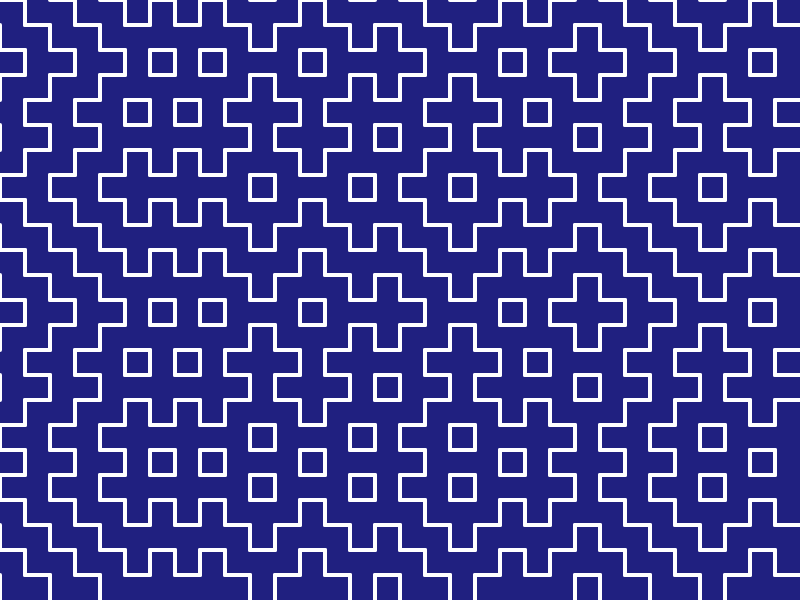
Frame 1 (no input)
Frame 2 (the mouse pressed at the canvas centre, redrawn once): identical to frame 1, image omitted

The p5.js sketch that drew this single still picture (run headless with seeded random() and noise() and a simulated clock; the mouse was pressed at the canvas centre and the sketch redrawn once):

// p5.js sketch
// ── sketch.js
const PIXEL_SCALE = 25
const SEED = { sizeX: 0, sizeY: 0, dataX: [], dataY: [], weightX: 0.5, weightY: 0.5}

function setup() {
  createCanvas(800, 600);
  colorMode(HSB)
  strokeWeight(4)
  stroke(0, 0, 100)

  init()

  noLoop()
}

function init() {
  SEED.sizeX = width / PIXEL_SCALE
  SEED.sizeY = height / PIXEL_SCALE
  SEED.dataX = generateSeed(SEED.sizeX, SEED.weightX)
  SEED.dataY = generateSeed(SEED.sizeY, SEED.weightY)
}

function generateSeed(length, weight) {
  let seed = []
  for (let i = 0; i < length; i++) {
    let rng = random()
    if (rng < weight) seed.push("0")
    else seed.push("1")
  }
  return seed;
}

function stitch() {
  for(let x = 0; x < SEED.sizeX; x++) {
    if(SEED.dataX[x] === "0") {
      for(let y = 0; y < SEED.sizeY; y+=2){
        line(x * PIXEL_SCALE, y * PIXEL_SCALE, x * PIXEL_SCALE, (y + 1) * PIXEL_SCALE)
      }
    }
    else if(SEED.dataX[x] === "1") {
      for(let y = 0; y < SEED.sizeY; y+=2){
        line(x * PIXEL_SCALE, (y + 1) * PIXEL_SCALE, x * PIXEL_SCALE, (y + 2) * PIXEL_SCALE)
      }
    }
  }

  for(let y = 0; y < SEED.sizeY; y++) {
    if(SEED.dataY[y] === "0") {
      for(let x = 0; x < SEED.sizeX; x+=2){
        line(x * PIXEL_SCALE, y * PIXEL_SCALE, (x + 1) * PIXEL_SCALE, y * PIXEL_SCALE)
      }
    }
    else if(SEED.dataY[y] === "1") {
      for(let x = 0; x < SEED.sizeX; x+=2){
        line((x + 1) * PIXEL_SCALE, y * PIXEL_SCALE, (x + 2) * PIXEL_SCALE, y * PIXEL_SCALE)
      }
    }
  }

}

function draw() {
  background(240, 75, 50);
  stitch()

}
